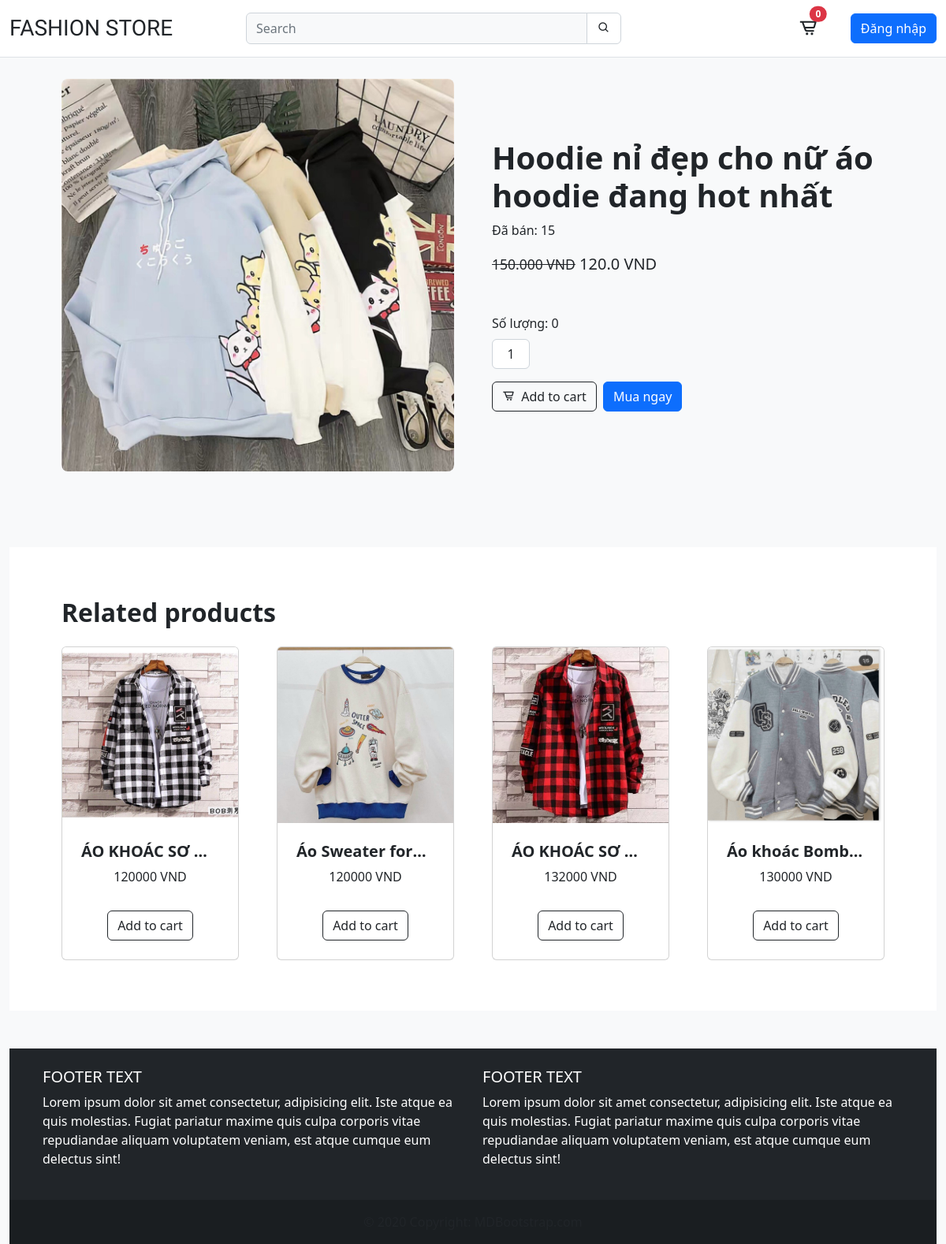
/product/1/, run on the app's committed database.
### product/models.py (models this page shows, shortened)
class Product(models.Model):
    category = models.ForeignKey(
        Category, related_name='products', on_delete=models.CASCADE)
    image = models.ImageField(upload_to='static/assets')
    name = models.CharField(max_length=255)
    slug = models.SlugField()
    price = models.IntegerField()
    old_price = models.IntegerField()
    sale = models.BooleanField(default=False)
    created_at = models.DateTimeField(auto_now_add=True)
    sold = models.IntegerField(default=False)
    classify = models.ForeignKey(
        Classify, related_name='classify', null=True, on_delete=models.CASCADE)
    class Meta:
        ordering = ('-created_at',)
    def get_display_price(self):
        return self.price / 1000

### product/views.py (the view)
# urls.py: path('product/', include('product.urls')),
def product(request, id):
    product = get_object_or_404(Product, id=id)
    relates = Product.objects.all()[0:4]
    return render(request, 'product/product.html', {'product': product, 'reletes': relates})

### cart/cart.py (called while the page is built)
    def __len__(self):
        return sum(item['quantity'] for item in self.cart.values())

### cart/context_processors.py (called while the page is built)
def cart(request):
    return {'cart': Cart(request)}

### product/templates/product/product.html
{% extends 'core/base.html'%} {% block title %}Product Detail{% endblock %}
{% block content %}
{% load static %}
<section class="pb-5" style="margin-top: 100px">
    <div class="container px-4 px-lg-5 my-5">
        <div class="row gx-4 gx-lg-5 align-items-center">
            <div class="col-md-6">
                <img class="card-img-top rounded-3 mb-5 mb-md-0" src="/{{product.image}}" alt="..." />
            </div>
            <div class="col-md-6">
                <h1 class="display-6 fw-bolder">{{product.name}}</h1>
                <span class="sold">Đã bán: 15</span>
                <div class="fs-5 mb-5 mt-3">
                    <span class="small text-decoration-line-through">150.000 VND</span>
                    <span class="h5">{{product.get_display_price}} VND</span>
                </div>
                <div class="quantity mb-3">
                    <label class="mb-2" for="inputQuantity">Số lượng: {{product.sold}}</label>
                    <input
                        class="form-control text-center me-3"
                        id="inputQuantity"
                        type="num"
                        value="1"
                        style="max-width: 3rem"
                    />
                </div>
                <div class="d-flex">
                    <a
                        class="btn btn-outline-dark flex-shrink-0"
                        type="button"
                        hx-get="{% url 'add_to_cart' product.id %}"
                        hx-target="#menu-cart-button"
                        hx-swap="outerHTML"
                    >
                        <i class="bx bx-cart-alt me-1"></i>
                        Add to cart
                    </a>
                    <button class="btn btn-primary flex-shrink-0 ms-2" type="button">Mua ngay</button>
                </div>
            </div>
        </div>
    </div>
</section>
<section class="py-3 bg-white">
    <div class="container px-4 px-lg-5 mt-5">
        <h2 class="fw-bolder mb-4">Related products</h2>
        <div class="row gx-4 gx-lg-5 row-cols-2 row-cols-md-3 row-cols-xl-4 justify-content-center">
            {% for releted in reletes %}
            <div class="col mb-5">
                <div class="card h-100">
                    <img class="card-img-top" src="/{{releted.image}}" alt="..." />
                    <div class="card-body p-4">
                        <div class="text-center">
                            <h5 class="fw-bolder text-truncate">{{releted.name}}</h5>
                            {{releted.price}} VND
                        </div>
                    </div>
                    <div class="card-footer p-4 pt-0 border-top-0 bg-transparent">
                        <div class="text-center">
                            <a
                                class="btn btn-outline-dark mt-auto"
                                hx-get="{% url 'add_to_cart' releted.id %}"
                                hx-target="#menu-cart-button"
                                hx-swap="outerHTML"
                            >Add to cart</a>
                        </div>
                    </div>
                </div>
            </div>
            {% endfor %}
        </div>
    </div>
</section>
{% endblock %}

### core/static/css/styles.css (style rules this page uses)
* { margin: 0; padding: 0; list-style-type: none; }
a { text-decoration: none; color: #212529; }
.card-body { min-height: 110.38px; }

### data on the page
Product: image (picture), name "Hoodie nỉ đẹp cho nữ áo hoodie đang hot nhất", get_display_price "120.0", sold "0"
Product: image (picture), name "ÁO KHOÁC SƠ…", price "120000"
Product: image (picture), name "Áo Sweater for…", price "120000"
Product: image (picture), name "ÁO KHOÁC SƠ…", price "132000"
Product: image (picture), name "Áo khoác Bomb…", price "130000"

### other printed values
{{ cart|length }} "0"
